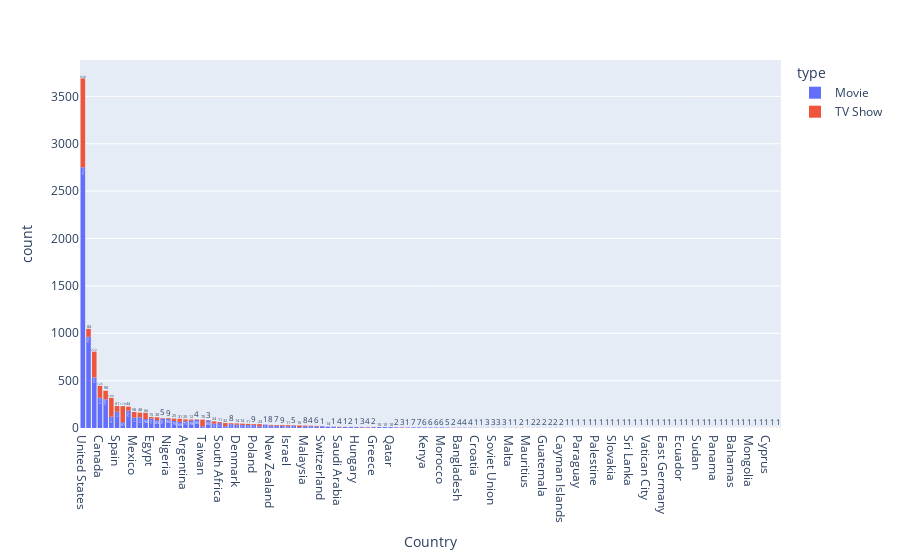

Notebook cell for this chart:
### Code cell
px.histogram(Country_Count, x = "Country", color = "type", text_auto=True). update_xaxes(categoryorder = 'total descending')

### Figure 1 — Plotly figure (JSON) as saved in the notebook; plotly's stock layout.template omitted (floating-point values rounded to 4 significant figures; data arrays with more than 128 entries replaced by an {"elided": "..."} marker saying what was removed)
{"data": [{"alignmentgroup": "True", "bingroup": "x", "hovertemplate": "type=Movie<br>Country=%{x}<br>count=%{y}<extra></extra>", "legendgroup": "Movie", "marker": {"color": "#636efa", "pattern": {"shape": ""}}, "name": "Movie", "offsetgroup": "Movie", "orientation": "v", "showlegend": true, "texttemplate": "%{value}", "type": "histogram", "x": {"elided": "7379 str values"}, "xaxis": "x", "yaxis": "y"}, {"alignmentgroup": "True", "bingroup": "x", "hovertemplate": "type=TV Show<br>Country=%{x}<br>count=%{y}<extra></extra>", "legendgroup": "TV Show", "marker": {"color": "#EF553B", "pattern": {"shape": ""}}, "name": "TV Show", "offsetgroup": "TV Show", "orientation": "v", "showlegend": true, "texttemplate": "%{value}", "type": "histogram", "x": {"elided": "2640 str values"}, "xaxis": "x", "yaxis": "y"}], "layout": {"barmode": "relative", "legend": {"title": {"text": "type"}, "tracegroupgap": 0}, "margin": {"t": 60}, "xaxis": {"anchor": "y", "categoryorder": "total descending", "domain": [0, 1], "title": {"text": "Country"}}, "yaxis": {"anchor": "x", "domain": [0, 1], "title": {"text": "count"}}}}
